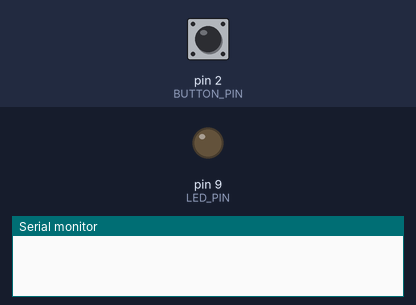
Bench run of a sketch on a simulated Arduino Uno, built with avr-gcc and run on an emulated ATmega328P. On the bench: output pins drawn as LEDs (lit = HIGH), the last lines printed to the serial monitor. The test bench sets the inputs (shaded band); at power-on: pin 2 (BUTTON_PIN) HIGH.

Above: at 1.2 s.
1.3 s: pin 2 (BUTTON_PIN) pulled LOW for 0.15 s
At 2.2 s:
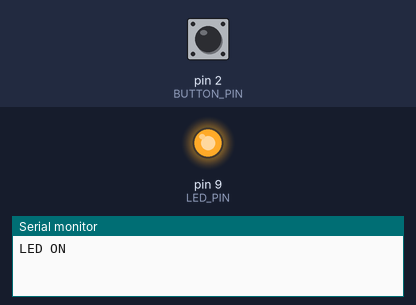
2.9 s: pin 2 (BUTTON_PIN) pulled LOW for 1 s
At 3.5 s:
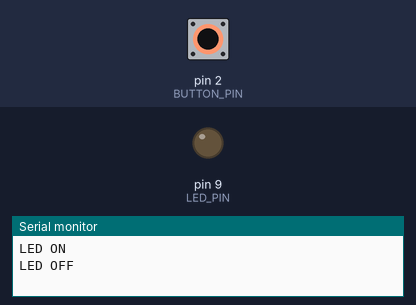
5.4 s: pin 2 (BUTTON_PIN) pulled LOW for 3.2 s
At 6.6 s:
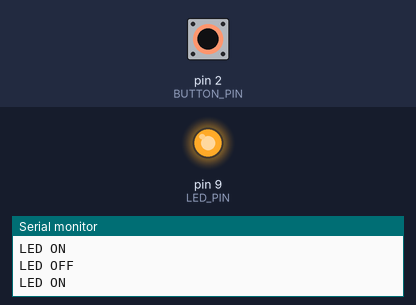
Timing chart, 0 to 8.4 s (numbered marks = the images above; inputs shaded):
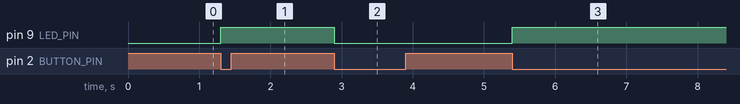

Measured:
- after the input at 1.3 s, pin 9 (LED_PIN): LOW → HIGH at once
- after the input at 2.9 s, pin 9 (LED_PIN): HIGH → LOW at once
- after the input at 5.4 s, pin 9 (LED_PIN): LOW → HIGH at once

The sketch:

smart_led.ino
```cpp
const int LED_PIN = 9;
const int BUTTON_PIN = 2;
int previous = HIGH;
bool ledOn = false;
void setup() { pinMode(LED_PIN, OUTPUT); pinMode(BUTTON_PIN, INPUT_PULLUP); Serial.begin(9600); }
void loop() {
  int current = digitalRead(BUTTON_PIN);
  if (previous == HIGH && current == LOW) { ledOn = !ledOn; digitalWrite(LED_PIN, ledOn ? HIGH : LOW); Serial.println(ledOn ? "LED ON" : "LED OFF"); delay(30); }
  previous = current;
}
```
